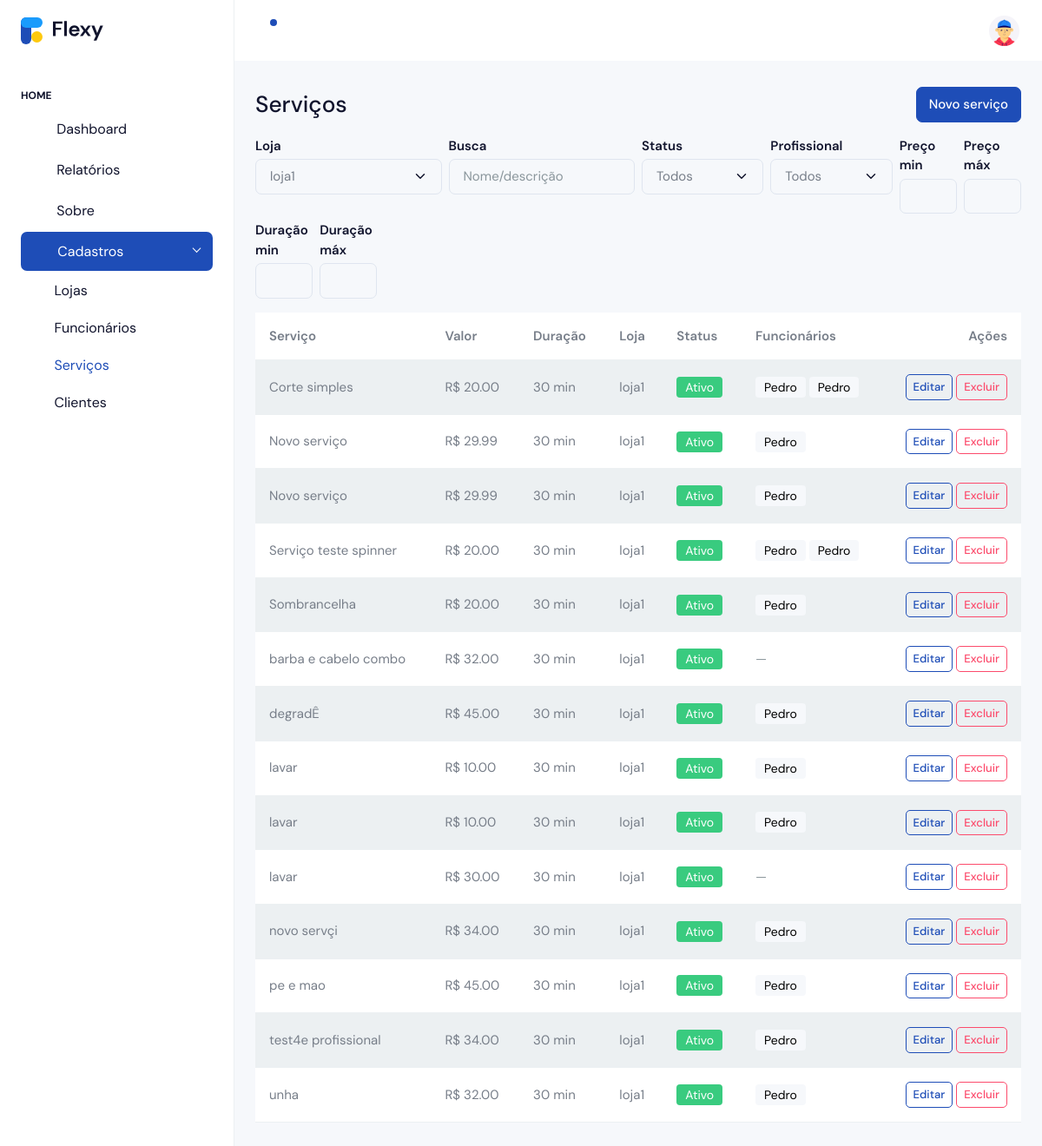
The page /cadastro/servicos/ (signed in) on the database as committed earlier.
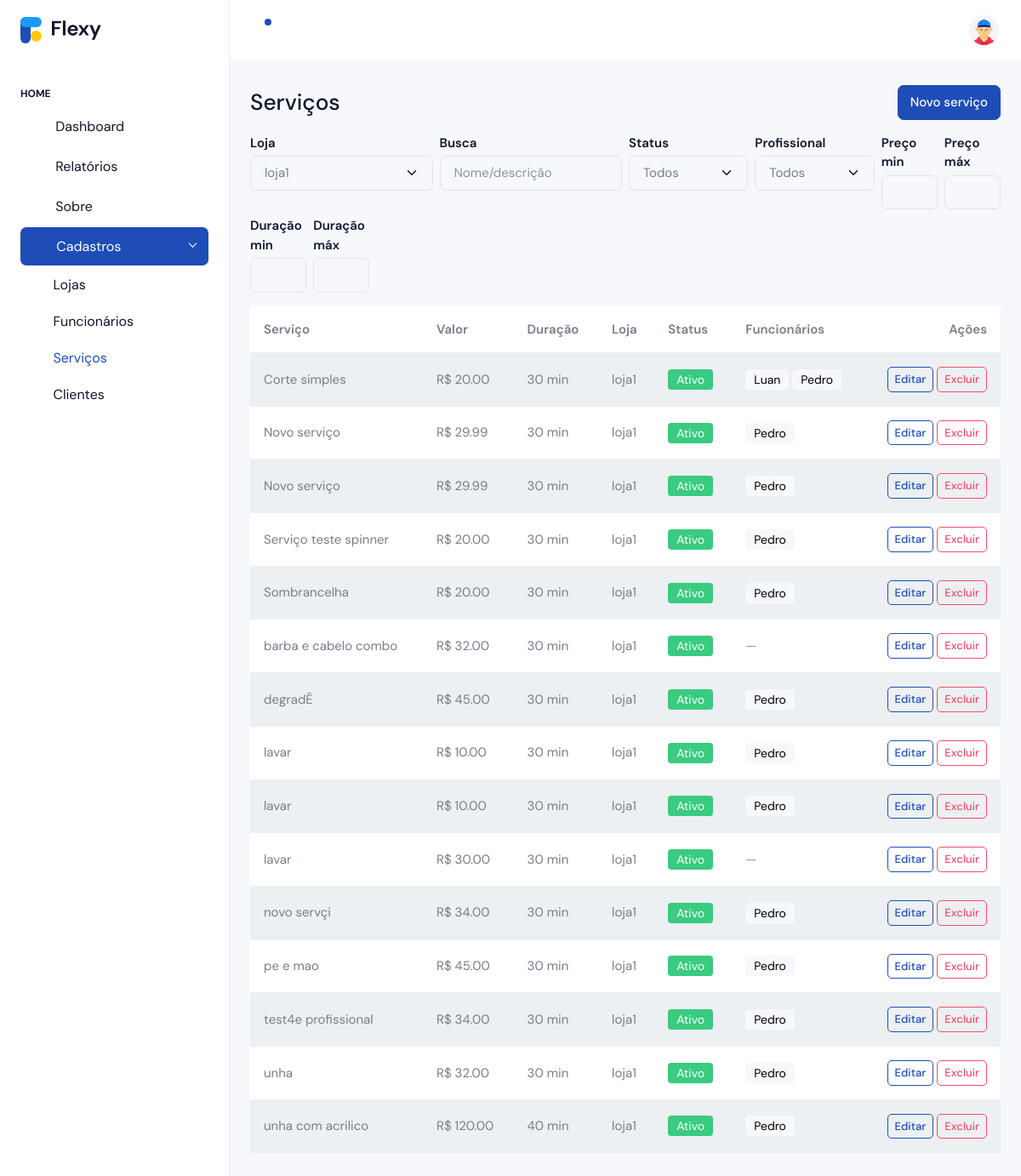
The same page on the database as committed later.
### apps/cadastro/models.py (models this page shows, shortened)
class Servico(models.Model):
    loja = models.ForeignKey(Loja, on_delete=models.CASCADE, related_name='servicos')
    nome = models.CharField(max_length=160)
    slug = models.SlugField(max_length=180, blank=True)
    descricao = models.TextField(blank=True)
    duracao_minutos = models.PositiveSmallIntegerField(validators=[MinValueValidator(1)], default=30)
    preco = models.DecimalField(max_digits=10, decimal_places=2, validators=[MinValueValidator(0)])
    profissionais = models.ManyToManyField('Funcionario', related_name='servicos', blank=True)
    ativo = models.BooleanField(default=True)
    criado_em = models.DateTimeField(auto_now_add=True)
    atualizado_em = models.DateTimeField(auto_now=True)
    class Meta:
        verbose_name = "Serviço"
        verbose_name_plural = "Serviços"
        ordering = ("nome",)
        unique_together = (("loja", "slug"),)

class Loja(models.Model):
    owner = models.ForeignKey(
        User,
        on_delete=models.CASCADE,
        related_name='lojas',
        limit_choices_to={'is_owner': True}
    )
    nome = models.CharField(max_length=120)
    slug = models.SlugField(max_length=140, unique=True, blank=True)
    telefone = models.CharField(max_length=20, blank=True)
    endereco = models.CharField(max_length=200, blank=True)
    ativa = models.BooleanField(default=True)
    criada_em = models.DateTimeField(auto_now_add=True)
    def __str__(self):
        return f"{self.nome} ({self.owner.email})"

class Funcionario(models.Model):
    class Cargo(models.TextChoices):
        BARBEIRO = 'barbeiro', 'Barbeiro'
        CABELEIREIRO = 'cabeleireiro', 'Cabeleireiro(a)'
        MANICURE = 'manicure', 'Manicure/Pedicure'
        ESTETICISTA = 'esteticista', 'Esteticista'
        SOMBRANCELHA = 'sobrancelha', 'Designer de Sobrancelha'
        RECEPCAO = 'recepcao', 'Recepção'
        OUTRO = 'outro', 'Outro'
    phone_regex = RegexValidator(
        r'^\+?\d{10,15}$',
        'Informe telefone no formato internacional, ex.: +5585...'
    )
    loja = models.ForeignKey('Loja', on_delete=models.CASCADE, related_name='funcionarios')
    nome = models.CharField(max_length=120)
    cargo = models.CharField(max_length=20, choices=Cargo.choices, default=Cargo.BARBEIRO)
    email = models.EmailField(blank=True, null=True)
    telefone = models.CharField(max_length=17, blank=True, null=True, validators=[phone_regex])
    slug = models.SlugField(max_length=160, blank=True)
    ativo = models.BooleanField(default=True)
    criado_em = models.DateTimeField(auto_now_add=True)
    atualizado_em = models.DateTimeField(auto_now=True)
    class Meta:
        verbose_name = 'Funcionário'
        verbose_name_plural = 'Funcionários'
        unique_together = (('loja', 'slug'),)
        ordering = ('nome',)

### apps/cadastro/views.py (the view, shortened to what this page needs)
# urls.py: path('servicos/', views.servicos, name='servicos'),
@login_required
@subscription_required
def servicos(request):
    if not getattr(request.user, 'is_owner', False):
        return redirect('accounts:owner_login')
    lojas_qs = request.user.lojas.order_by('nome')
    loja_id = (request.GET.get('loja_filtro') or request.POST.get('loja_filtro') or
               request.GET.get('loja') or request.POST.get('loja'))
    loja = None
    if loja_id:
        try:
            loja = lojas_qs.filter(id=int(loja_id)).first()
        except (TypeError, ValueError):
            loja = None
    loja = loja or lojas_qs.first()
    if not loja:
        ctx = {'lojas': lojas_qs, 'loja': None, 'form': None, 'servicos': [], 'filtros': {}, 'profissionais': []}
        tpl = 'cadastro/partials/servicos.html' if (request.headers.get('HX-Request') and request.headers.get('HX-Target') != 'content') else 'cadastro/servicos.html'
        return render(request, tpl, ctx)
    filtros = _parse_filtros(request)
    form = ServicoForm(lojas=lojas_qs, initial={'loja': loja})
    qs = _aplica_filtros(loja.servicos.select_related('loja').prefetch_related('profissionais').order_by('nome'), filtros)
    ctx = {
        'lojas': lojas_qs,
        'loja': loja,
        'form': form,
        'servicos': qs,
        'filtros': filtros,
        'profissionais': loja.funcionarios.filter(ativo=True).order_by('nome'),
    }
    if request.headers.get('HX-Request') and request.headers.get('HX-Target') != 'content':
        return render(request, 'cadastro/partials/servicos.html', ctx)
    return render(request, 'cadastro/servicos.html', ctx)

### apps/accounts/models.py (called while the page is built)
    def is_active(self) -> bool:
        return timezone.now() <= self.end_date

### apps/cadastro/views.py (called while the page is built)
def _parse_filtros(request):
    data = request.GET if request.method == 'GET' else request.POST
    return {
        'q': (data.get('q') or '').strip() or None,
        'status': (data.get('status') or '').strip() or None,
        'prof': (data.get('prof') or '').strip() or None,
        'preco_min': (data.get('preco_min') or '').strip() or None,
        'preco_max': (data.get('preco_max') or '').strip() or None,
        'dur_min': (data.get('dur_min') or '').strip() or None,
        'dur_max': (data.get('dur_max') or '').strip() or None,
    }

### apps/cadastro/templates/cadastro/servicos.html (shortened to what the changed rows need)
{% extends 'accounts/index.html' %}
{% block content %}
<div class="table-responsive">
  <table class="table table-striped align-middle">
    <thead>
      <tr>
        <th>Serviço</th>
        <th>Valor</th>
        <th>Duração</th>
        <th>Loja</th>
        <th>Status</th>
        <th>Funcionários</th>
        <th class="text-end">Ações</th>
      </tr>
    </thead>
    {% include 'cadastro/partials/servicos.html' %}
  </table>
</div>
{% endblock %}

### apps/cadastro/templates/cadastro/partials/servicos.html
<tbody id="servicos-tbody">
  {% for s in servicos %}
  <tr>
    <td>{{ s.nome }}</td>
    <td>R$ {{ s.preco }}</td>
    <td>{{ s.duracao_minutos }} min</td>
    <td>{{ s.loja.nome }}</td>
    <td>
      {% if s.ativo %}
        <span class="badge bg-success">Ativo</span>
      {% else %}
        <span class="badge bg-secondary">Inativo</span>
      {% endif %}
    </td>
    <td>
      {% with profs=s.profissionais.all %}
        {% if profs %}
          {% for p in profs %}
            <span class="badge text-bg-light">{{ p.nome }}</span>
          {% endfor %}
        {% else %}
          <span class="text-muted">—</span>
        {% endif %}
      {% endwith %}
    </td>
    <td class="text-end">
      <button
        class="btn btn-sm btn-outline-primary"
        hx-get="{% url 'cadastro:servico_edit' s.pk %}"
        hx-target="#modalServicoOps .modal-content"
        hx-swap="innerHTML"
        hx-on="htmx:afterOnLoad: (function(){ const m=document.getElementById('modalServicoOps'); if(m){ bootstrap.Modal.getOrCreateInstance(m).show(); } })()"
      >
        Editar
      </button>
      <button
        class="btn btn-sm btn-outline-danger"
        hx-get="{% url 'cadastro:servico_delete' s.pk %}"
        hx-target="#modalServicoOps .modal-content"
        hx-swap="innerHTML"
        hx-on="htmx:afterOnLoad: (function(){ const m=document.getElementById('modalServicoOps'); if(m){ bootstrap.Modal.getOrCreateInstance(m).show(); } })()"
      >
        Excluir
      </button>
    </td>
  </tr>
  {% empty %}
  <tr><td colspan="7" class="text-muted">Nenhum serviço encontrado.</td></tr>
  {% endfor %}
</tbody>

Rows that differ between the two databases and show on the page:
removed Funcionario: nome "Pedro"
added Funcionario: nome "Luan", shown under Servico "Corte simples"
added Servico: nome "unha com acrilico", preco "120.00", duracao_minutos "40", loja.nome "loja1", ativo "Ativo", Funcionario (nome "Pedro")
